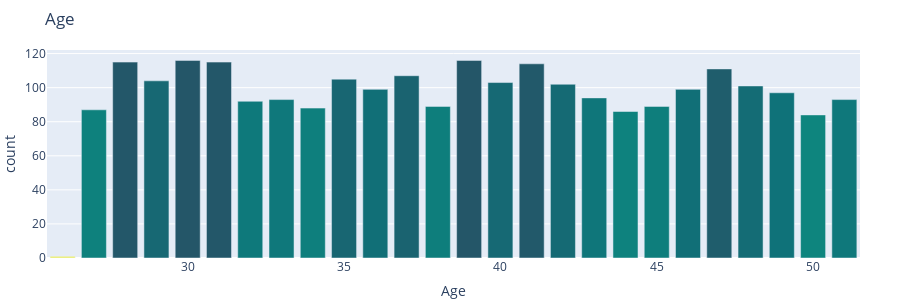

The cell this chart's notebook holds for it:
### Code cell
ages = pd.DataFrame(df['Age'].value_counts()).reset_index()

fig3 = px.bar(
    ages,
    x='Age',
    y='count',
    color_continuous_scale=px.colors.sequential.Aggrnyl_r,
    color='count',
    hover_name='Age',
    title='Age',
)

fig3.update_coloraxes(showscale=False)

fig3.update_layout(
    height=300,
    margin=dict(l=0, r=40, t=50, b=0)
)

### Figure 1 — Plotly figure (JSON) as saved in the notebook; plotly's stock layout.template omitted (floating-point values rounded to 4 significant figures)
{"data": [{"alignmentgroup": "True", "hovertemplate": "<b>%{hovertext}</b><br><br>Age=%{x}<br>count=%{marker.color}<extra></extra>", "hovertext": [39, 30, 28, 31, 41, 47, 37, 35, 29, 40, 42, 48, 46, 36, 49, 43, 33, 51, 32, 45, 38, 34, 27, 44, 50, 26], "legendgroup": "", "marker": {"color": [116, 116, 115, 115, 114, 111, 107, 105, 104, 103, 102, 101, 99, 99, 97, 94, 93, 93, 92, 89, 89, 88, 87, 86, 84, 1], "coloraxis": "coloraxis", "pattern": {"shape": ""}}, "name": "", "offsetgroup": "", "orientation": "v", "showlegend": false, "textposition": "auto", "type": "bar", "x": [39, 30, 28, 31, 41, 47, 37, 35, 29, 40, 42, 48, 46, 36, 49, 43, 33, 51, 32, 45, 38, 34, 27, 44, 50, 26], "xaxis": "x", "y": [116, 116, 115, 115, 114, 111, 107, 105, 104, 103, 102, 101, 99, 99, 97, 94, 93, 93, 92, 89, 89, 88, 87, 86, 84, 1], "yaxis": "y"}], "layout": {"barmode": "relative", "coloraxis": {"colorbar": {"title": {"text": "count"}}, "colorscale": [[0, "rgb(237, 239, 93)"], [0.1667, "rgb(169, 220, 103)"], [0.3333, "rgb(110, 197, 116)"], [0.5, "rgb(57, 171, 126)"], [0.6667, "rgb(13, 143, 129)"], [0.8333, "rgb(15, 114, 121)"], [1, "rgb(36, 86, 104)"]], "showscale": false}, "height": 300, "legend": {"tracegroupgap": 0}, "margin": {"b": 0, "l": 0, "r": 40, "t": 50}, "title": {"text": "Age"}, "xaxis": {"anchor": "y", "domain": [0, 1], "title": {"text": "Age"}}, "yaxis": {"anchor": "x", "domain": [0, 1], "title": {"text": "count"}}}}
